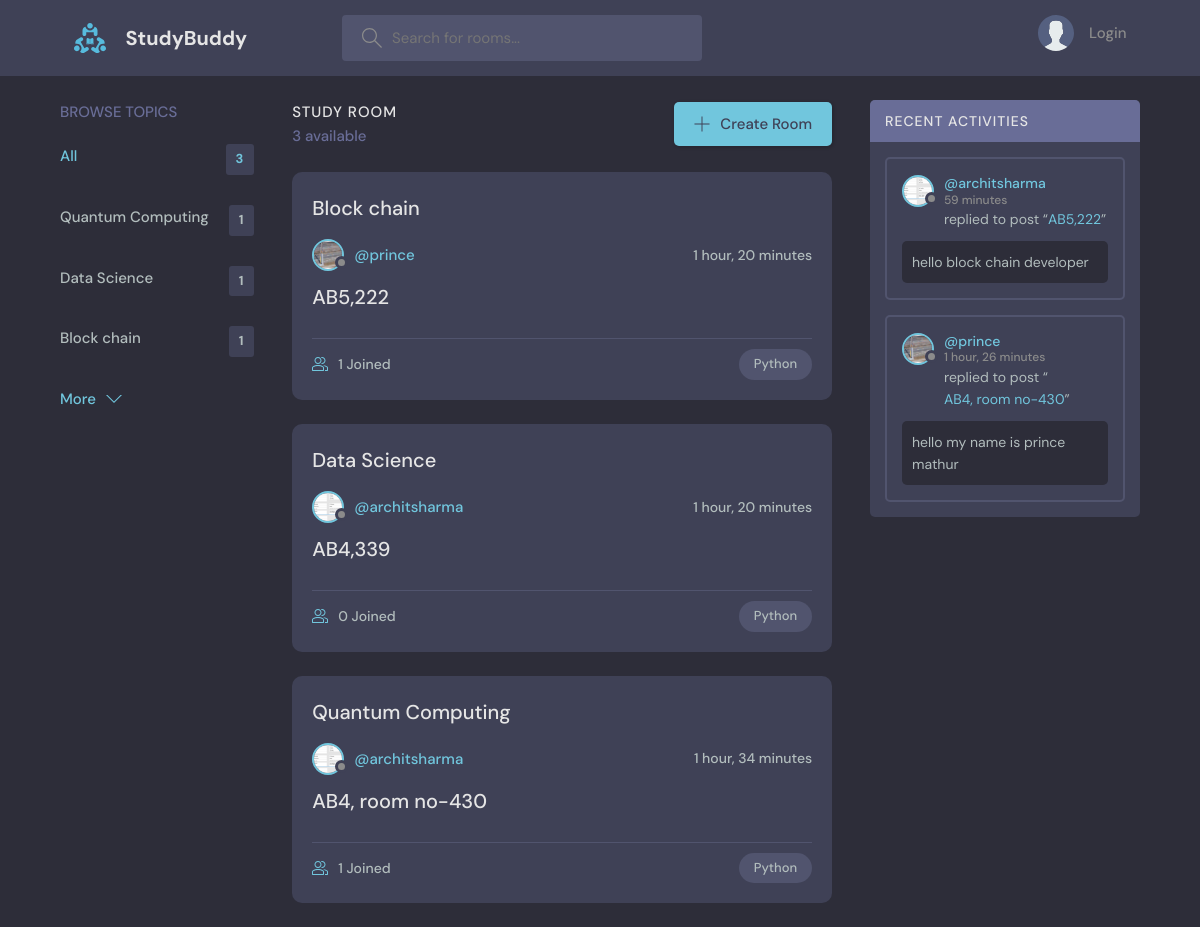
The page / on the database its author committed.
### base/models.py (models this page shows, shortened)
class Topic(models.Model):
    name = models.CharField(max_length=200)

class Room(models.Model):
    host = models.ForeignKey(User, on_delete=models.SET_NULL, null=True)
    topic = models.ForeignKey(Topic, on_delete=models.SET_NULL, null=True)
    name = models.CharField(max_length=200)
    description = models.TextField(null=True, blank=True)
    participants = models.ManyToManyField(User,
                                          related_name="participants",
                                          blank=True)
    updated = models.DateTimeField(auto_now=True)
    created = models.DateTimeField(auto_now_add=True)
    class Meta:
        ordering = ['-updated', '-created']
    def __str__(self):
        return self.name

class User(AbstractUser):
    name = models.CharField(max_length=200, null=True)
    email = models.EmailField(unique=True, null=True)
    bio = models.TextField(null=True)
    avatar = models.ImageField(null=True, default="avatar.svg")
    USERNAME_FIELD = 'email'
    REQUIRED_FIELDS = []

class Message(models.Model):
    user = models.ForeignKey(User, on_delete=models.CASCADE,related_name="messages")
    room = models.ForeignKey(Room, on_delete=models.CASCADE)
    body = models.TextField()
    updated = models.DateTimeField(auto_now=True)
    created = models.DateTimeField(auto_now_add=True)
    class Meta:
        ordering = ['-updated', '-created']

### base/views.py (the view)
# urls.py: path("", views.home, name="home"),
def home(request):
    q = request.GET.get('q') if request.GET.get('q') else ''
    room_messages = Message.objects.filter(Q(room__topic__name__icontains=q))
    rooms = Room.objects.filter(Q(topic__name__icontains=q) |
                                Q(name__icontains=q) |
                                Q(description__icontains=q) |
                                Q(host__username__icontains=q))
    topics = Topic.objects.all()[0:5]
    context = {
        'rooms': rooms,
        'topics': topics,
        'total_rooms': rooms.count(),
        'room_messages': room_messages,
    }
    return render(request, 'base/home.html', context)

### base/templates/base/home.html (shortened to what this page needs)
{% extends 'main.html' %}
{% block content %}
    <main class="layout layout--3">
      <div class="container">
         {% include 'base/topics_component.html' %}
        <div class="roomList">
          <div class="roomList__header">
            <div>
              <h2>Study Room</h2>
              <p> {{ total_rooms }} available</p>
            </div>
            <a class="btn btn--main" href="{% url 'base:create-form' %}">
              <svg version="1.1" xmlns="http://www.w3.org/2000/svg" width="32" height="32" viewBox="0 0 32 32">
                <title>add</title>
                <path
                  d="M16.943 0.943h-1.885v14.115h-14.115v1.885h14.115v14.115h1.885v-14.115h14.115v-1.885h-14.115v-14.115z"
                ></path>
              </svg>
              Create Room
            </a>
          </div>
            {% include 'base/feed_component.html' %}
        </div>
        {% include 'base/recent_activities_component.html' %}
      </div>
    </main>
{% endblock %}

### base/templates/base/topics_component.html
<div class="topics">
  <div class="topics__header">
    <h2>Browse Topics</h2>
  </div>
  <ul class="topics__list">
    <li>
      <a href="{% url 'base:home' %}" class="active"
        >All <span>{{ topics.count }}</span></a
      >
    </li>
    {% for topic in topics %}
    <li>
      <a href="{% url 'base:home' %}?q={{ topic.name }}"
        >{{ topic.name }} <span>{{ topic.room_set.all.count }}</span></a
      >
    </li>
    {% endfor %}
  </ul>
  <a class="btn btn--link" href="{% url 'base:topics' %}">
    More
    <svg
      version="1.1"
      xmlns="http://www.w3.org/2000/svg"
      width="32"
      height="32"
      viewBox="0 0 32 32"
    >
      <title>chevron-down</title>
      <path d="M16 21l-13-13h-3l16 16 16-16h-3l-13 13z"></path>
    </svg>
  </a>
</div>

### base/templates/base/feed_component.html (shortened to what this page needs)
{% for room in rooms %}
<div class="roomListRoom">
  <h1 class="roomListRoom-title">{{room.topic.name}}</h1>
  <div class="roomListRoom__header">
    <a href="{% url 'base:user-profile' room.host.id %}" class="roomListRoom__author">
      <div class="avatar avatar--small">
        <img src="{{ room.host.avatar.url }}" />
      </div>
      <span>@{{ room.host.username }}</span>
    </a>
    <div class="roomListRoom__actions">
      <span>{{ room.created | timesince }}</span>
    </div>
  </div>
  <div class="roomListRoom__content">
    <a href="{% url 'base:room' room.id %}">
      {{ room.name }}
    </a>
  </div>
  <div class="roomListRoom__meta">
    <a href="{% url 'base:room' room.id %}" class="roomListRoom__joined">
      {{ room.participants.all.count }} Joined
    </a>
    <p class="roomListRoom__topic">Python</p>
  </div>
</div>
{% endfor %}

### base/templates/base/recent_activities_component.html (shortened to what this page needs)
<div class="activities">
  <div class="activities__header">
    <h2>Recent Activities</h2>
  </div>
  {% for message in room_messages %}
  <div class="activities__box">
    <div class="activities__boxHeader roomListRoom__header">
      <a href="{% url 'base:user-profile' message.user.id %}" class="roomListRoom__author">
        <div class="avatar avatar--small">
          <img src="{{ message.user.avatar.url }}" />
        </div>
        <p>
          @{{ message.user.username }}
          <span>{{ message.created | timesince }}</span>
        </p>
      </a>
    </div>
    <div class="activities__boxContent">
      <p>
        replied to post “<a href="{% url 'base:room' message.room.id %}">{{ message.room }}</a>”
      </p>
      <div class="activities__boxRoomContent">
        {{ message.body }}
      </div>
    </div>
  </div>
  {% endfor %}
</div>

### rows shown on the page
Topic: name "Quantum Computing", room_set.all.count "1"
Topic: name "Data Science", room_set.all.count "1"
Topic: name "Block chain", room_set.all.count "1"
Room: topic.name "Block chain", host.avatar (picture), host.username "prince", created "1 hour, 20 minutes", name "AB5,222", participants.all.count "1"
Room: topic.name "Data Science", host.avatar (picture), host.username "architsharma", created "1 hour, 20 minutes", name "AB4,339", participants.all.count "0"
Room: topic.name "Quantum Computing", host.avatar (picture), host.username "architsharma", created "1 hour, 34 minutes", name "AB4, room no-430", participants.all.count "1"
Message: user.avatar (picture), user.username "architsharma", created "59 minutes", room "AB5,222", body "hello block chain developer"
Message: user.avatar (picture), user.username "prince", created "1 hour, 26 minutes", room "AB4, room no-430", body "hello my name is prince mathur"

### other values the page prints
{{ topics.count }} "3"
{{ total_rooms }} "3"
